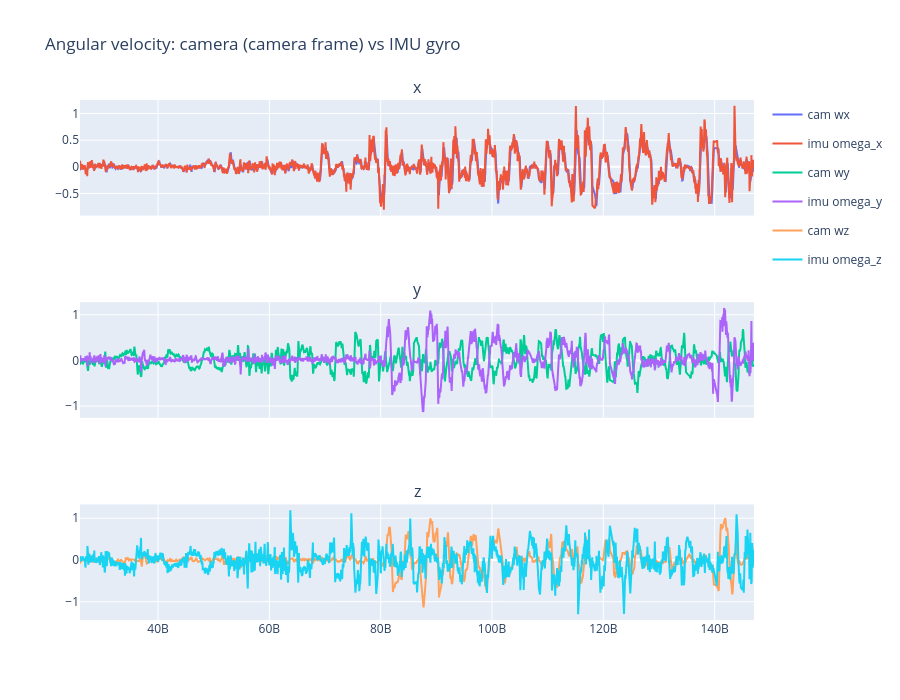

Notebook code cell kept with this figure:
### Code cell
# --- camera angular velocity (camera frame) vs IMU gyro ---
P = poses.reset_index(drop=True)
w_rows = []
for i in range(len(P) - 1):
    dt = (P.timestamp[i + 1] - P.timestamp[i]) / 1e9
    if dt <= 0 or dt > 0.1:   # skip frame dropouts (>100ms gap)
        continue
    dR = P.R_cw[i] @ P.R_cw[i + 1].T          # camera-frame relative rotation
    w = Rotation.from_matrix(dR).as_rotvec() / dt
    w_rows.append(((P.timestamp[i] + P.timestamp[i + 1]) // 2, *w))
cam_w = pd.DataFrame(w_rows, columns=['timestamp', 'wx', 'wy', 'wz']).sort_values('timestamp').reset_index(drop=True)

if len(cam_w) > 11:  # light smoothing -- differentiation amplifies pose noise
    for c in ['wx', 'wy', 'wz']:
        cam_w[c] = savgol_filter(cam_w[c], 11, 2)

m = pd.merge_asof(cam_w, imu_df[['timestamp', 'omega_x', 'omega_y', 'omega_z']],
                  on='timestamp', direction='nearest')


fig = make_subplots(rows=3, cols=1, shared_xaxes=True, subplot_titles=['x', 'y', 'z'])
for r, (cw, iw) in enumerate([('wx', 'omega_x'), ('wy', 'omega_y'), ('wz', 'omega_z')], start=1):
    fig.add_scatter(x=m.timestamp, y=m[cw], name=f'cam {cw}', legendgroup=cw, row=r, col=1)
    fig.add_scatter(x=m.timestamp, y=m[iw], name=f'imu {iw}', legendgroup=iw, row=r, col=1)
fig.update_layout(height=700, title='Angular velocity: camera (camera frame) vs IMU gyro')
fig

### Figure 1 — Plotly figure (JSON) as saved in the notebook; plotly's stock layout.template omitted (floating-point values rounded to 4 significant figures; data arrays with more than 128 entries replaced by an {"elided": "..."} marker saying what was removed)
{"data": [{"legendgroup": "wx", "name": "cam wx", "type": "scatter", "x": {"elided": "3324 int values"}, "xaxis": "x", "y": {"elided": "3324 float values"}, "yaxis": "y"}, {"legendgroup": "omega_x", "name": "imu omega_x", "type": "scatter", "x": {"elided": "3324 int values"}, "xaxis": "x", "y": {"elided": "3324 float values"}, "yaxis": "y"}, {"legendgroup": "wy", "name": "cam wy", "type": "scatter", "x": {"elided": "3324 int values"}, "xaxis": "x2", "y": {"elided": "3324 float values"}, "yaxis": "y2"}, {"legendgroup": "omega_y", "name": "imu omega_y", "type": "scatter", "x": {"elided": "3324 int values"}, "xaxis": "x2", "y": {"elided": "3324 float values"}, "yaxis": "y2"}, {"legendgroup": "wz", "name": "cam wz", "type": "scatter", "x": {"elided": "3324 int values"}, "xaxis": "x3", "y": {"elided": "3324 float values"}, "yaxis": "y3"}, {"legendgroup": "omega_z", "name": "imu omega_z", "type": "scatter", "x": {"elided": "3324 int values"}, "xaxis": "x3", "y": {"elided": "3324 float values"}, "yaxis": "y3"}], "layout": {"annotations": [{"font": {"size": 16}, "showarrow": false, "text": "x", "x": 0.5, "xanchor": "center", "xref": "paper", "y": 1, "yanchor": "bottom", "yref": "paper"}, {"font": {"size": 16}, "showarrow": false, "text": "y", "x": 0.5, "xanchor": "center", "xref": "paper", "y": 0.6111, "yanchor": "bottom", "yref": "paper"}, {"font": {"size": 16}, "showarrow": false, "text": "z", "x": 0.5, "xanchor": "center", "xref": "paper", "y": 0.2222, "yanchor": "bottom", "yref": "paper"}], "height": 700, "title": {"text": "Angular velocity: camera (camera frame) vs IMU gyro"}, "xaxis": {"anchor": "y", "domain": [0, 1], "matches": "x3", "showticklabels": false}, "xaxis2": {"anchor": "y2", "domain": [0, 1], "matches": "x3", "showticklabels": false}, "xaxis3": {"anchor": "y3", "domain": [0, 1]}, "yaxis": {"anchor": "x", "domain": [0.7778, 1]}, "yaxis2": {"anchor": "x2", "domain": [0.3889, 0.6111]}, "yaxis3": {"anchor": "x3", "domain": [0, 0.2222]}}}
